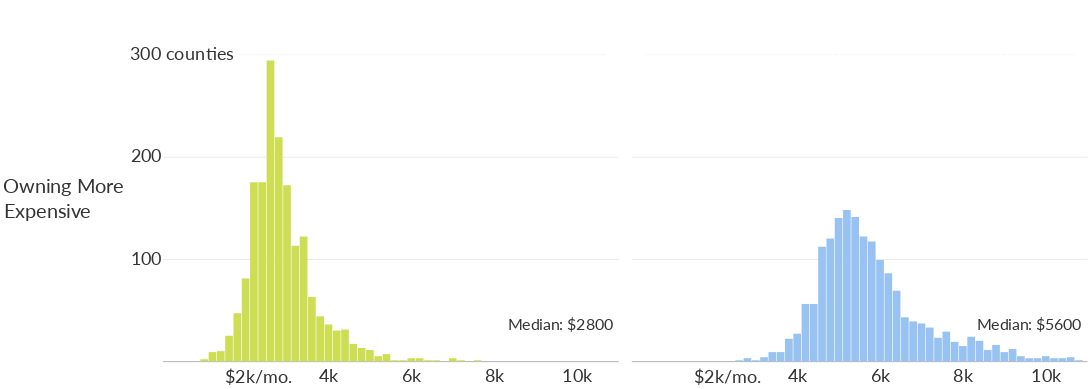

The notebook cell this image was saved under:
### Code cell
incomes_charts2

### Figure 1 — Vega-Lite specification as saved in the notebook (floating-point values rounded to 4 significant figures)
{"width": 600, "height": 400, "background": "white", "config": {"title": {"fontWeight": "normal", "fontSize": 36, "anchor": "start", "font": "Lato", "offset": 5}, "axisX": {"grid": false, "labelFont": "Lato", "labelFontSize": 16, "labelAngle": 0, "labelPadding": 10, "ticks": false, "tickSize": 5, "title": null, "titleFont": "Lato", "titleFontSize": 16, "titleFontWeight": "normal", "titleY": 30, "titleX": 280}, "axisY": {"grid": true, "gridOpacity": 1, "labelFont": "Lato", "labelFontSize": 16, "labelLimit": 100, "labelAlign": "left", "labelPadding": 20, "ticks": false, "title": null, "titleFont": "Lato", "titleFontWeight": "normal", "titleFontSize": 16, "titleAlign": "left", "titleAngle": 0, "titleY": -20, "titleX": -20, "domainWidth": 0}, "view": {"strokeOpacity": 0}}, "hconcat": [{"layer": [{"data": {"name": "data-7577eb4c0b237e17ba1bc357e80d5722"}, "mark": {"type": "text", "dx": 0, "dy": -4, "fontSize": 11.5, "fontWeight": "bold", "opacity": 0.09}, "encoding": {"text": {"type": "nominal", "field": "text"}, "x": {"type": "quantitative", "field": "x", "scale": {"domain": [1000, 10000]}}, "y": {"type": "quantitative", "field": "y"}}}, {"data": {"name": "data-fdcc87dee808c3f00794108ea7029c5e"}, "mark": {"type": "bar", "color": "#cede54", "size": 11.8}, "encoding": {"x": {"type": "quantitative", "axis": {"format": "~s", "labelFontSize": 28, "labelOpacity": 0.8, "titleFontSize": 40, "titleOpacity": 0.8, "titleX": 0, "titleY": -580, "values": [4000, 6000, 8000, 10000]}, "field": "Bin", "scale": {"domain": [1000, 10000]}, "title": ""}, "y": {"type": "quantitative", "axis": {"labelFontSize": 28, "labelOpacity": 0.8, "labelPadding": 50, "titleFontSize": 30, "titleOpacity": 0.8, "titleX": -50, "titleY": 40, "values": [100, 200]}, "field": "Count", "scale": {"domain": [0, 350]}}}}, {"data": {"name": "data-71cc95b94a422f4c106ae0c0a6d94e94"}, "mark": {"type": "text", "dx": -5, "dy": 25, "font": "lato", "fontSize": 28, "opacity": 0.8}, "encoding": {"text": {"type": "nominal", "field": "text"}, "x": {"type": "quantitative", "field": "x"}, "y": {"type": "quantitative", "field": "y"}}}, {"data": {"name": "data-89542d08060f4443059af9c8ba60c40f"}, "mark": {"type": "text", "dx": -2, "dy": 0, "font": "lato", "fontSize": 28, "opacity": 0.8}, "encoding": {"text": {"type": "nominal", "field": "text"}, "x": {"type": "quantitative", "field": "x"}, "y": {"type": "quantitative", "field": "y"}}}, {"data": {"name": "data-a02a8d7a62244c547b30063953660e08"}, "mark": {"type": "text", "font": "lato", "fontSize": 30, "opacity": 0.8}, "encoding": {"text": {"type": "nominal", "field": "text"}, "x": {"type": "quantitative", "field": "x"}, "y": {"type": "quantitative", "field": "y"}}}, {"data": {"name": "data-4623dbb74f58031a99b3d97002fc07c4"}, "mark": {"type": "text", "font": "lato", "fontSize": 30, "opacity": 0.8}, "encoding": {"text": {"type": "nominal", "field": "text"}, "x": {"type": "quantitative", "field": "x"}, "y": {"type": "quantitative", "field": "y"}}}, {"data": {"name": "data-008f094596aa45b1acb062b91d1b64c6"}, "mark": {"type": "text", "font": "lato", "fontSize": 24, "opacity": 0.8}, "encoding": {"text": {"type": "nominal", "field": "text"}, "x": {"type": "quantitative", "field": "x"}, "y": {"type": "quantitative", "field": "y"}}}], "height": 550, "width": 700}, {"layer": [{"data": {"name": "data-c8b7cc7eaf5367ce6ff617e9994cfce1"}, "mark": {"type": "text", "dx": -50, "dy": -4, "fontSize": 11.5, "fontWeight": "bold", "opacity": 0.09}, "encoding": {"text": {"type": "nominal", "field": "text"}, "x": {"type": "quantitative", "field": "x", "scale": {"domain": [1000, 10000]}}, "y": {"type": "quantitative", "field": "y"}}}, {"data": {"name": "data-1ad9a20f97aba60aaa73fd2c6f99d031"}, "mark": {"type": "bar", "color": "#97c2f2", "size": 11.8}, "encoding": {"x": {"type": "quantitative", "axis": {"format": "~s", "labelFontSize": 28, "labelOpacity": 0.8, "titleFontSize": 40, "titleOpacity": 0.8, "titleX": 0, "titleY": -580, "values": [4000, 6000, 8000, 10000]}, "field": "Bin", "scale": {"domain": [1000, 10000]}, "title": ""}, "y": {"type": "quantitative", "axis": {"labelFontSize": 28, "labelOpacity": 0, "labelPadding": 0, "titleFontSize": 30, "titleOpacity": 0.8, "titleX": 0, "titleY": 40, "values": [100, 200]}, "field": "Count", "scale": {"domain": [0, 350]}}}}, {"data": {"name": "data-71cc95b94a422f4c106ae0c0a6d94e94"}, "mark": {"type": "text", "dx": -5, "dy": 25, "font": "lato", "fontSize": 28, "opacity": 0.8}, "encoding": {"text": {"type": "nominal", "field": "text"}, "x": {"type": "quantitative", "field": "x"}, "y": {"type": "quantitative", "field": "y"}}}, {"data": {"name": "data-89542d08060f4443059af9c8ba60c40f"}, "mark": {"type": "text", "dx": 500, "dy": 0, "font": "lato", "fontSize": 28, "opacity": 0}, "encoding": {"text": {"type": "nominal", "field": "text"}, "x": {"type": "quantitative", "field": "x"}, "y": {"type": "quantitative", "field": "y"}}}, {"data": {"name": "data-1376cc7de60adafcf31880ab92579a59"}, "mark": {"type": "text", "font": "lato", "fontSize": 30, "opacity": 0.8}, "encoding": {"text": {"type": "nominal", "field": "text"}, "x": {"type": "quantitative", "field": "x"}, "y": {"type": "quantitative", "field": "y"}}}, {"data": {"name": "data-c848db8c22ae3eb4de8a08e1f976acd4"}, "mark": {"type": "text", "font": "lato", "fontSize": 30, "opacity": 0.8}, "encoding": {"text": {"type": "nominal", "field": "text"}, "x": {"type": "quantitative", "field": "x"}, "y": {"type": "quantitative", "field": "y"}}}, {"data": {"name": "data-31a1ff953d3be1491c8db984439f6612"}, "mark": {"type": "text", "font": "lato", "fontSize": 24, "opacity": 0.8}, "encoding": {"text": {"type": "nominal", "field": "text"}, "x": {"type": "quantitative", "field": "x"}, "y": {"type": "quantitative", "field": "y"}}}], "height": 550, "width": 700}], "$schema": "https://vega.github.io/schema/vega-lite/v4.0.0.json", "datasets": {"data-7577eb4c0b237e17ba1bc357e80d5722": [{"x": 6300, "y": 300, "text": "______________________________________________________________________________________________"}], "data-fdcc87dee808c3f00794108ea7029c5e": [{"Bin": 2200, "Count": 175}, {"Bin": 2800, "Count": 219}, {"Bin": 1200, "Count": 9}, {"Bin": 2600, "Count": 294}, {"Bin": 2400, "Count": 175}, {"Bin": 1400, "Count": 10}, {"Bin": 2000, "Count": 81}, {"Bin": 1600, "Count": 25}, {"Bin": 3000, "Count": 172}, {"Bin": 3800, "Count": 44}, {"Bin": 4800, "Count": 13}, {"Bin": 4400, "Count": 31}, {"Bin": 5000, "Count": 11}, {"Bin": 3600, "Count": 63}, {"Bin": 4600, "Count": 17}, {"Bin": 3400, "Count": 122}, {"Bin": 5200, "Count": 5}, {"Bin": 3200, "Count": 113}, {"Bin": 5800, "Count": 1}, {"Bin": 4200, "Count": 30}, {"Bin": 7000, "Count": 3}, {"Bin": 4000, "Count": 36}, {"Bin": 6200, "Count": 3}, {"Bin": 1800, "Count": 47}, {"Bin": 1000, "Count": 2}, {"Bin": 5400, "Count": 7}, {"Bin": 6000, "Count": 3}, {"Bin": 6400, "Count": 1}, {"Bin": 5600, "Count": 1}, {"Bin": 7600, "Count": 1}, {"Bin": 6600, "Count": 1}, {"Bin": 7200, "Count": 1}], "data-71cc95b94a422f4c106ae0c0a6d94e94": [{"x": 2400, "y": 0, "text": "$2k/mo."}], "data-89542d08060f4443059af9c8ba60c40f": [{"x": 500, "y": 300, "text": "300 counties"}], "data-a02a8d7a62244c547b30063953660e08": [{"x": -2400, "y": 170.5, "text": "Owning More"}], "data-4623dbb74f58031a99b3d97002fc07c4": [{"x": -2780, "y": 145.5, "text": "Expensive"}], "data-008f094596aa45b1acb062b91d1b64c6": [{"x": 9600, "y": 35, "text": "Median: $2800"}], "data-c8b7cc7eaf5367ce6ff617e9994cfce1": [{"x": 6300, "y": 300, "text": "______________________________________________________________________________________________________________"}], "data-1ad9a20f97aba60aaa73fd2c6f99d031": [{"Bin": 3400, "Count": 9}, {"Bin": 5800, "Count": 117}, {"Bin": 3600, "Count": 9}, {"Bin": 5600, "Count": 122}, {"Bin": 3800, "Count": 22}, {"Bin": 5000, "Count": 140}, {"Bin": 4200, "Count": 56}, {"Bin": 7000, "Count": 37}, {"Bin": 4400, "Count": 56}, {"Bin": 5400, "Count": 141}, {"Bin": 4000, "Count": 27}, {"Bin": 5200, "Count": 148}, {"Bin": 7200, "Count": 33}, {"Bin": 9000, "Count": 9}, {"Bin": 8000, "Count": 15}, {"Bin": 6200, "Count": 86}, {"Bin": 9200, "Count": 12}, {"Bin": 6400, "Count": 69}, {"Bin": 8200, "Count": 24}, {"Bin": 7400, "Count": 23}, {"Bin": 7600, "Count": 29}, {"Bin": 6600, "Count": 43}, {"Bin": 4600, "Count": 112}, {"Bin": 4800, "Count": 120}, {"Bin": 6000, "Count": 99}, {"Bin": 10600, "Count": 4}, {"Bin": 9600, "Count": 3}, {"Bin": 7800, "Count": 19}, {"Bin": 8800, "Count": 16}, {"Bin": 9400, "Count": 5}, {"Bin": 8400, "Count": 20}, {"Bin": 6800, "Count": 39}, {"Bin": 8600, "Count": 11}, {"Bin": 10000, "Count": 5}, {"Bin": 2600, "Count": 1}, {"Bin": 2800, "Count": 3}, {"Bin": 3000, "Count": 1}, {"Bin": 3200, "Count": 4}, {"Bin": 9800, "Count": 3}, {"Bin": 10400, "Count": 3}, {"Bin": 10200, "Count": 3}, {"Bin": 10800, "Count": 1}], "data-1376cc7de60adafcf31880ab92579a59": [{"x": 100, "y": 170.5, "text": ""}], "data-c848db8c22ae3eb4de8a08e1f976acd4": [{"x": 100, "y": 145.5, "text": ""}], "data-31a1ff953d3be1491c8db984439f6612": [{"x": 9600, "y": 35, "text": "Median: $5600"}]}}
